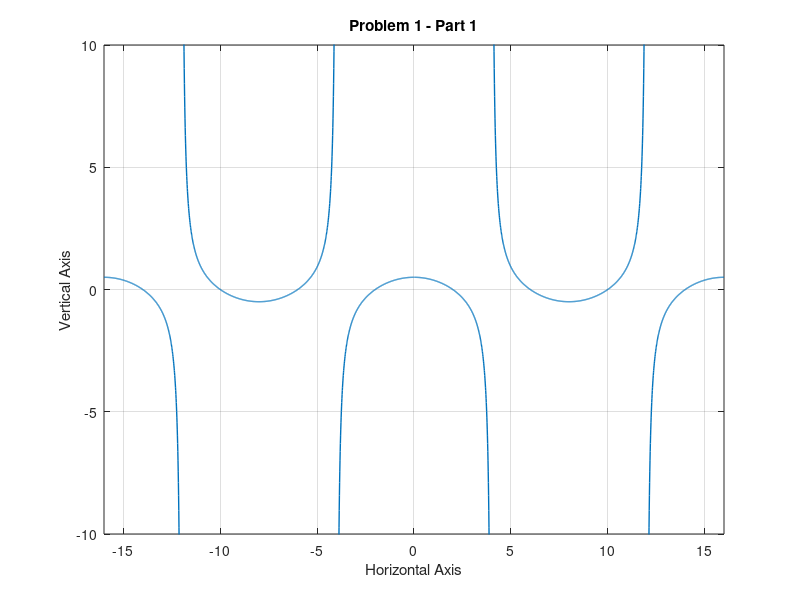
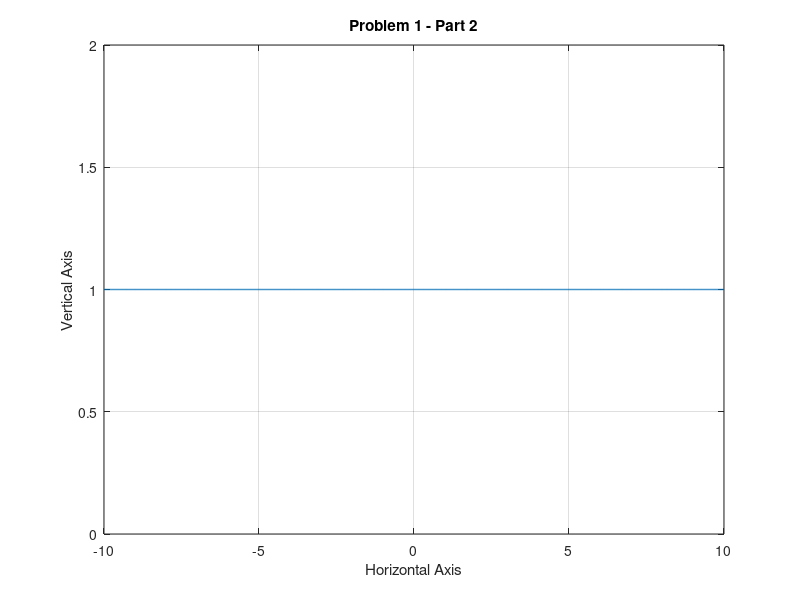

MATLAB code for these plots, in order: (Note: this script raises an error after producing the figures.)
%%%%%%%%%%%%%%%%%%%%%%%%%%%%%%%%%%%%%%%%%%%%%%%%%%%
%%%%%%%%%%%%%%%%%%%% Problem 1 %%%%%%%%%%%%%%%%%%%%
%%%%%%%%%%%%%%%%%%%%%%%%%%%%%%%%%%%%%%%%%%%%%%%%%%%
clc
close all
clear all


%% Part 1

x = -2*pi/(pi/8):1/100:2*pi/(pi/8);
y = (cos(pi*x/4) ./ sin(pi*x/4)) .* sin(pi*x/8);
figure(1)
plot(x,y,'LineWidth',1);
xlabel('Horizontal Axis')
ylabel('Vertical Axis')
xlim([-2*pi/(pi/8),2*pi/(pi/8)])
ylim([-10,10])
title('Problem 1 - Part 1')
grid on

%% Part 2

x = -10:1/100:10;
y = sign(1./(x.^2));
figure(2)
plot(x,y,'LineWidth',1);
xlabel('Horizontal Axis')
ylabel('Vertical Axis')
xlim([-10,10])
ylim([0,2])
title('Problem 1 - Part 2')
grid on

%% Part 3

syms x
y = piecewise(x<-3, -1, -3<x<0, 0, 0<x<3, 3*x, x>3, exp(-2.5*x));
figure(3)
fplot(x,y,'LineWidth',1);
xlabel('Horizontal Axis')
ylabel('Vertical Axis')
xlim([-5,5])
ylim([-5,10])
title('Problem 1 - Part 3')
grid on
